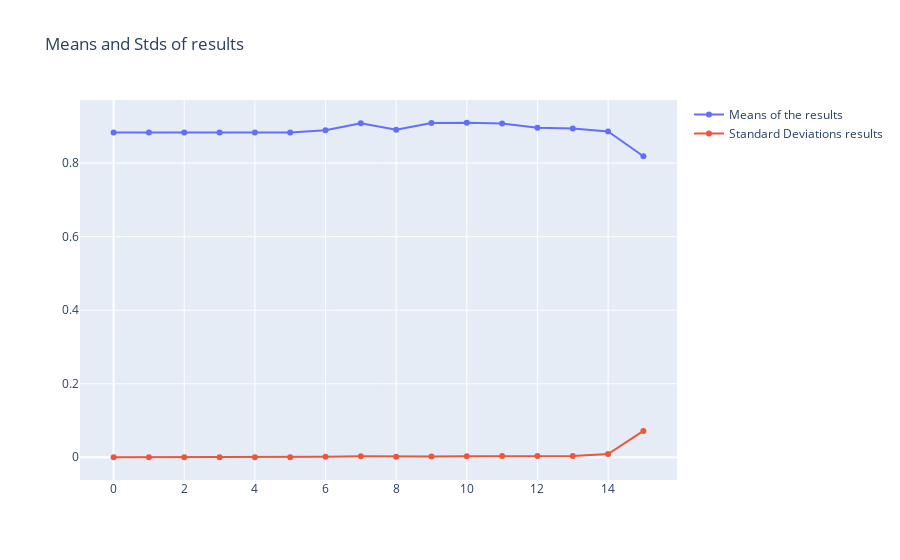

Notebook code cell kept with this figure:
### Code cell
fig9 = go.Figure()
fig9.add_trace(go.Scatter(y=means,mode='lines+markers',name='Means of the results'))
fig9.add_trace(go.Scatter(y=stds,mode='lines+markers',name='Standard Deviations results'))
fig9.update_layout(title="Means and Stds of results")
fig9.show()

### Figure 1 — Plotly figure (JSON) as saved in the notebook; plotly's stock layout.template omitted (floating-point values rounded to 4 significant figures)
{"data": [{"mode": "lines+markers", "name": "Means of the results", "type": "scatter", "y": [0.883, 0.883, 0.883, 0.883, 0.883, 0.883, 0.8897, 0.9086, 0.8909, 0.9089, 0.9099, 0.9077, 0.8966, 0.894, 0.886, 0.8187]}, {"mode": "lines+markers", "name": "Standard Deviations results", "type": "scatter", "y": [6.595e-05, 6.595e-05, 6.595e-05, 6.595e-05, 6.595e-05, 6.595e-05, 0.001358, 0.002639, 0.00176, 0.002263, 0.002909, 0.003254, 0.003695, 0.003697, 0.008854, 0.07156]}], "layout": {"title": {"text": "Means and Stds of results"}}}
